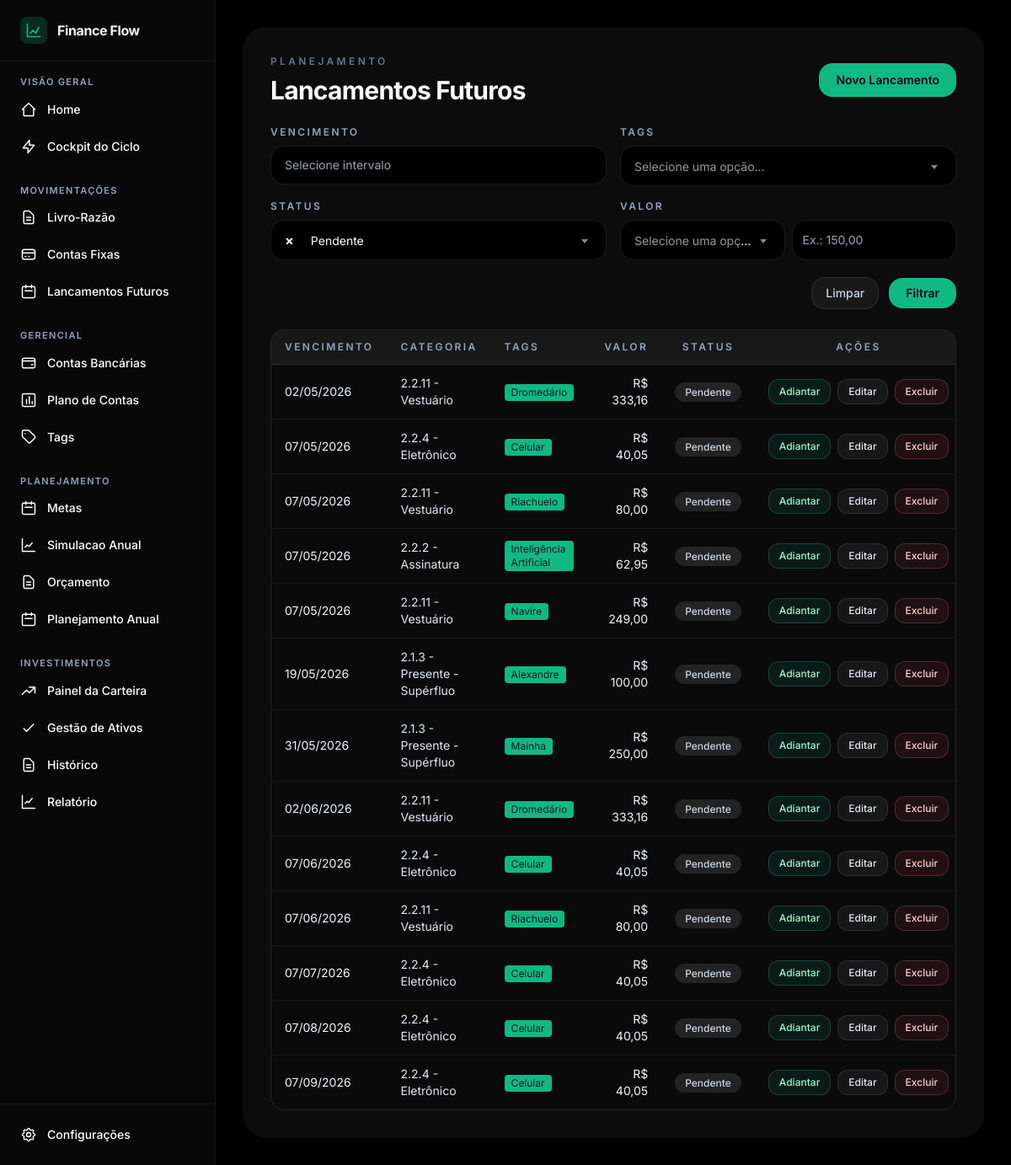
Screenshot of /futuros/ with the database file from the repository.
### apps/transacoes/models.py (models this page shows, shortened)
class LancamentoFuturo(ModeloBase):
    class Status(models.TextChoices):
        PENDENTE = 'Pendente', 'Pendente'
        INJETADO = 'Injetado', 'Injetado'
        CANCELADO = 'Cancelado', 'Cancelado'
    descricao = models.CharField(max_length=255, blank=True)
    tipo = models.CharField(max_length=15, choices=TipoTransacao.choices)
    plano_conta = models.ForeignKey(
        'contas.PlanoConta',
        on_delete=models.PROTECT,
        related_name='lancamentos_futuros',
    )
    conta_bancaria = models.ForeignKey(
        'contas.ContaBancaria',
        on_delete=models.PROTECT,
        related_name='lancamentos_futuros',
    )
    tags = models.ManyToManyField('contas.Tag', blank=True, related_name='lancamentos_futuros')
    formato_pagamento = models.CharField(max_length=10, choices=FormatoPagamento.choices)
    frequencia = models.CharField(max_length=10, choices=Frequencia.choices, default=Frequencia.VARIAVEL)
    comprovante = models.FileField(upload_to='comprovantes/futuros/', null=True, blank=True)
    data_vencimento = models.DateField()
    valor = models.DecimalField(max_digits=12, decimal_places=2)
    parcela_atual = models.PositiveIntegerField(null=True, blank=True)
    total_parcelas = models.PositiveIntegerField(null=True, blank=True)
    status = models.CharField(max_length=10, choices=Status.choices, default=Status.PENDENTE)
    lancamento_pai = models.ForeignKey(
        'self',
        on_delete=models.CASCADE,
        null=True,
        blank=True,
        related_name='parcelas_futuras',
    )
    lancamento_par = models.ForeignKey(
        'self',
        on_delete=models.SET_NULL,
        null=True,
        blank=True,
        related_name='futuro_inverso',
    )
    conta_destino = models.ForeignKey(
        'contas.ContaBancaria',
        on_delete=models.SET_NULL,
        null=True,
        blank=True,
        related_name='lancamentos_futuros_destino',
    )
    cofre = models.ForeignKey(
        'orcamento.Cofre',
        on_delete=models.SET_NULL,
        null=True,
        blank=True,
        related_name='lancamentos_futuros',
    )
    class Meta:
        verbose_name = 'Lançamento Futuro'
        verbose_name_plural = 'Lançamentos Futuros'
        ordering = ['data_vencimento']

### apps/contas/models.py (models this page shows, shortened)
class PlanoConta(ModeloBase):
    class TipoNatureza(models.TextChoices):
        RECEITA = 'Receita', 'Receita'
        DESPESA = 'Despesa', 'Despesa'
        INVESTIMENTO = 'Investimento', 'Investimento'
        TRANSFERENCIA = 'Transferencia', 'Transferência'
    codigo = models.CharField(
        max_length=40,
        unique=True,
        db_index=True,
        validators=[
            RegexValidator(
                regex=r'^\d+(\.\d+)*$',
                message='Use formato hierárquico numérico, como 1, 1.1 ou 1.1.1.',
            )
        ],
    )
    nome = models.CharField(max_length=150)
    tipo_natureza = models.CharField(max_length=15, choices=TipoNatureza.choices)
    conta_pai = models.ForeignKey(
        'self',
        on_delete=models.CASCADE,
        null=True,
        blank=True,
        related_name='subcontas',
    )
    class Meta:
        verbose_name = 'Plano de Conta'
        verbose_name_plural = 'Plano de Contas'

class Tag(ModeloBase):
    nome = models.CharField(max_length=100)
    plano_conta = models.ForeignKey(
        PlanoConta,
        on_delete=models.SET_NULL,
        null=True,
        blank=True,
        related_name='tags',
    )
    cor_hexadecimal = models.CharField(max_length=7, null=True, blank=True)
    class Meta:
        verbose_name = 'Tag'
        verbose_name_plural = 'Tags'

### apps/transacoes/views.py (the view, shortened to what this page needs)
# urls.py: path('futuros/', views.lista_futuros, name='lista_futuros'),
def lista_futuros(request):
	data_range = (request.GET.get('data_range') or '').strip()
	tag_id = (request.GET.get('tag_id') or '').strip()
	status_param = request.GET.get('status')
	status = LancamentoFuturo.Status.PENDENTE if status_param is None else (status_param or '').strip()
	valor_operador = (request.GET.get('valor_operador') or '').strip()
	valor_filtro = (request.GET.get('valor_filtro') or '').strip()
	inicio, fim = _parse_date_range(data_range)
	futuros = LancamentoFuturo.objects.select_related(
		'plano_conta',
		'conta_bancaria',
	).prefetch_related('tags').order_by('data_vencimento', 'descricao')
	if inicio:
		futuros = futuros.filter(data_vencimento__gte=inicio)
	if fim:
		futuros = futuros.filter(data_vencimento__lte=fim)
	if tag_id:
		futuros = futuros.filter(tags__id=tag_id)
	if status:
		futuros = futuros.filter(status=status)
	if tag_id:
		futuros = futuros.distinct()
	context = {
		'futuros': futuros,
		'tags': Tag.objects.all().order_by('nome'),
		'ciclo_ativo': Ciclo.objects.filter(status=Ciclo.Status.ABERTO).first(),
		'hoje': timezone.localdate(),
		'status_choices': LancamentoFuturo.Status.choices,
		'filtros': {
			'data_range': data_range,
			'tag_id': tag_id,
			'status': status,
			'valor_operador': valor_operador,
			'valor_filtro': valor_filtro,
		},
	}
	return render(request, 'transacoes/futuros/lista_futuros.html', context)

### apps/transacoes/views.py (called while the page is built, shortened)
def _parse_date_range(raw):
	if not raw:
		return (None, None)

### templates/transacoes/futuros/lista_futuros.html (shortened to what this page needs)
{% extends "layouts/base.html" %}
{% block extra_head %}
  <link rel="stylesheet" href="https://cdn.jsdelivr.net/npm/flatpickr/dist/flatpickr.min.css" />
  <link href="https://cdn.jsdelivr.net/npm/select2@4.1.0-rc.0/dist/css/select2.min.css" rel="stylesheet" />
{% endblock %}
{% block content %}
<div class="mx-auto max-w-6xl">
  <section class="glass-panel rounded-[28px] p-8 shadow-2xl shadow-black/10">
    <div class="mb-6 flex items-center justify-between gap-4">
      <div>
        <p class="text-xs font-semibold uppercase tracking-[0.28em] text-slate-500">Planejamento</p>
        <h1 class="mt-2 text-3xl font-bold tracking-tight text-white">Lancamentos Futuros</h1>
      </div>
      <a href="{% url 'transacoes:novo_futuro' %}" class="inline-flex items-center rounded-2xl bg-neonprimary px-5 py-2.5 text-sm font-semibold text-slate-950 transition hover:brightness-110">Novo Lancamento</a>
    </div>
    <form method="GET" class="mb-6 grid grid-cols-1 gap-4 md:grid-cols-2 xl:grid-cols-4">
      <div>
        <label for="data_range" class="mb-2 block text-xs font-semibold uppercase tracking-[0.2em] text-slate-400">Vencimento</label>
        <input id="data_range" name="data_range" type="text" value="{{ filtros.data_range }}" placeholder="Selecione intervalo" class="w-full rounded-2xl border border-white/10 bg-darkbg px-4 py-3 text-sm text-white outline-none transition focus:border-neonprimary/40" />
      </div>
      <div>
        <label for="tag_id" class="mb-2 block text-xs font-semibold uppercase tracking-[0.2em] text-slate-400">Tags</label>
      </div>
      <div>
        <label for="status" class="mb-2 block text-xs font-semibold uppercase tracking-[0.2em] text-slate-400">Status</label>
      </div>
      <div>
        <label class="mb-2 block text-xs font-semibold uppercase tracking-[0.2em] text-slate-400">Valor</label>
        <div class="grid grid-cols-2 gap-2">
          <input id="valor_filtro" name="valor_filtro" type="text" value="{{ filtros.valor_filtro }}" placeholder="Ex.: 150,00" class="w-full rounded-2xl border border-white/10 bg-darkbg px-3 py-3 text-sm text-white outline-none transition focus:border-neonprimary/40" />
        </div>
      </div>
      <div class="md:col-span-2 xl:col-span-4 flex items-center justify-end gap-3 pt-1">
        <a href="{% url 'transacoes:lista_futuros' %}" class="inline-flex items-center rounded-2xl border border-white/10 bg-white/5 px-4 py-2 text-sm font-medium text-slate-300 transition hover:bg-white/10">Limpar</a>
        <button type="submit" class="inline-flex items-center rounded-2xl bg-neonprimary px-5 py-2 text-sm font-semibold text-slate-950 transition hover:brightness-110">Filtrar</button>
      </div>
    </form>
    <div class="overflow-x-auto rounded-2xl border border-white/10">
      <table class="min-w-full divide-y divide-white/10">
        <thead class="bg-white/5">
          <tr>
            <th class="px-4 py-3 text-left text-xs font-semibold uppercase tracking-[0.2em] text-slate-400">Vencimento</th>
            <th class="px-4 py-3 text-left text-xs font-semibold uppercase tracking-[0.2em] text-slate-400">Categoria</th>
            <th class="px-4 py-3 text-left text-xs font-semibold uppercase tracking-[0.2em] text-slate-400">Tags</th>
            <th class="px-4 py-3 text-right text-xs font-semibold uppercase tracking-[0.2em] text-slate-400">Valor</th>
            <th class="px-4 py-3 text-center text-xs font-semibold uppercase tracking-[0.2em] text-slate-400">Status</th>
            <th class="px-4 py-3 text-center text-xs font-semibold uppercase tracking-[0.2em] text-slate-400">Ações</th>
          </tr>
        </thead>
        <tbody class="divide-y divide-white/5 bg-black/10">
          {% for item in futuros %}
            <tr class="transition hover:bg-white/5">
              <td class="px-4 py-3 text-sm text-slate-100">{{ item.data_vencimento|date:"d/m/Y" }}</td>
              <td class="px-4 py-3 text-sm text-slate-200">{{ item.plano_conta.codigo }} - {{ item.plano_conta.nome }}</td>
              <td class="px-4 py-3 text-sm text-slate-200">
                {% if item.tags.all %}
                  {% for tag in item.tags.all %}
                    <span class="mr-1 inline-block rounded bg-[#10b981] px-2 py-0.5 text-xs text-[#0f172a]">{{ tag.nome }}</span>
                  {% endfor %}
                {% else %}
                  <span class="text-slate-500">—</span>
                {% endif %}
              </td>
              <td class="px-4 py-3 text-right text-sm text-slate-100">R$ {{ item.valor|floatformat:2 }}</td>
              <td class="px-4 py-3 text-center text-sm">
                <span class="rounded-full bg-white/10 px-3 py-1 text-xs font-medium text-slate-300">{{ item.status }}</span>
              </td>
              <td class="px-4 py-3 text-right text-sm">
                <div class="inline-flex items-center gap-2">
                  {% if item.status != 'Injetado' and item.status != 'Cancelado' %}
                    <button
                      type="button"
                      class="btnAbrirModalAdiantar inline-flex rounded-xl border border-emerald-300/20 bg-emerald-500/10 px-3 py-1.5 text-xs font-medium text-emerald-200 transition hover:bg-emerald-500/20"
                      data-url="{% url 'transacoes:adiantar_futuro' item.id %}"
                      data-descricao="{{ item.descricao|default:'Sem descricao'|escape }}"
                      data-valor="{{ item.valor|floatformat:2 }}"
                    >
                      Adiantar
                    </button>
                  {% endif %}
                  <a href="{% url 'transacoes:painel_edicao' 'futuro' item.id %}" class="inline-flex rounded-xl border border-white/10 bg-white/5 px-3 py-1.5 text-xs font-medium text-slate-200 transition hover:bg-white/10">Editar</a>
                  <button
                    type="button"
                    class="btnAbrirModalExcluir inline-flex rounded-xl border border-rose-300/20 bg-rose-500/10 px-3 py-1.5 text-xs font-medium text-rose-200 transition hover:bg-rose-500/20"
                    data-url="{% url 'transacoes:excluir_futuro' item.id %}"
                    data-descricao="{{ item.descricao|default:'Sem descricao'|escape }}"
                  >
                    Excluir
                  </button>
                </div>
              </td>
            </tr>
          {% empty %}
            <tr>
              <td colspan="6" class="px-4 py-10 text-center text-sm text-slate-400">Nenhum lancamento futuro cadastrado.</td>
            </tr>
          {% endfor %}
        </tbody>
      </table>
    </div>
  </section>
</div>
{% endblock %}

### templates/layouts/base.html (style rules this page uses)
body { background-color: #0f0f0f; color: #F8FAFC; -webkit-font-smoothing: antialiased; }
.glass-panel { background: rgba(18, 18, 19, 0.7); backdrop-filter: blur(12px); border: 1px solid rgba(15, 14, 14, 0.05); }

### rows the page displays
LancamentoFuturo: data_vencimento "02/05/2026", plano_conta.codigo "2.2.11", plano_conta.nome "Vestuário", valor "333,16", status "Pendente"
Tag: nome "Dromedário"
LancamentoFuturo: data_vencimento "07/05/2026", plano_conta.codigo "2.2.4", plano_conta.nome "Eletrônico", valor "40,05", status "Pendente"
Tag: nome "Celular"
LancamentoFuturo: data_vencimento "07/05/2026", plano_conta.codigo "2.2.11", plano_conta.nome "Vestuário", valor "80,00", status "Pendente"
Tag: nome "Riachuelo"
LancamentoFuturo: data_vencimento "07/05/2026", plano_conta.codigo "2.2.2", plano_conta.nome "Assinatura", valor "62,95", status "Pendente"
Tag: nome "Inteligência Artificial"
LancamentoFuturo: data_vencimento "07/05/2026", plano_conta.codigo "2.2.11", plano_conta.nome "Vestuário", valor "249,00", status "Pendente"
Tag: nome "Navire"
LancamentoFuturo: data_vencimento "19/05/2026", plano_conta.codigo "2.1.3", plano_conta.nome "Presente - Supérfluo", valor "100,00", status "Pendente"
Tag: nome "Alexandre"
LancamentoFuturo: data_vencimento "31/05/2026", plano_conta.codigo "2.1.3", plano_conta.nome "Presente - Supérfluo", valor "250,00", status "Pendente"
Tag: nome "Mainha"
LancamentoFuturo: data_vencimento "02/06/2026", plano_conta.codigo "2.2.11", plano_conta.nome "Vestuário", valor "333,16", status "Pendente"
LancamentoFuturo: data_vencimento "07/06/2026", plano_conta.codigo "2.2.4", plano_conta.nome "Eletrônico", valor "40,05", status "Pendente"
LancamentoFuturo: data_vencimento "07/06/2026", plano_conta.codigo "2.2.11", plano_conta.nome "Vestuário", valor "80,00", status "Pendente"
LancamentoFuturo: data_vencimento "07/07/2026", plano_conta.codigo "2.2.4", plano_conta.nome "Eletrônico", valor "40,05", status "Pendente"
LancamentoFuturo: data_vencimento "07/08/2026", plano_conta.codigo "2.2.4", plano_conta.nome "Eletrônico", valor "40,05", status "Pendente"
LancamentoFuturo: data_vencimento "07/09/2026", plano_conta.codigo "2.2.4", plano_conta.nome "Eletrônico", valor "40,05", status "Pendente"
